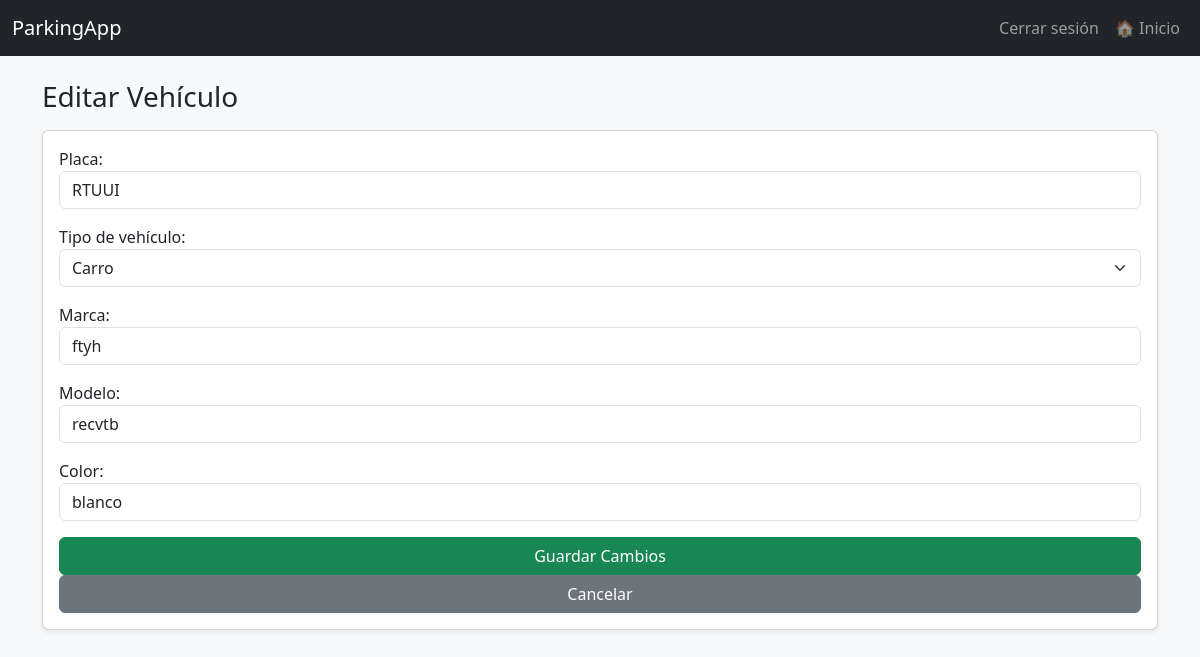
/user/vehicles/4/edit/ (signed in), run on the app's committed database.
### apparcar/models.py (models this page shows, shortened)
class Car(models.Model):
    VEHICLE_TYPE = [
        ('car', 'Car'),
        ('moto', 'Motorcycle'),
    ]
    user = models.ForeignKey(CustomUser, on_delete=models.CASCADE, related_name="cars")
    license_plate = models.CharField(max_length=10, unique=True)
    vehicle_type = models.CharField(max_length=10, choices=VEHICLE_TYPE, default='car')
    brand = models.CharField(max_length=50)
    model = models.CharField(max_length=50)
    color = models.CharField(max_length=30)

### apparcar/views.py (the view, shortened to what this page needs)
# urls.py: path("user/vehicles/<int:vehicle_id>/edit/", views.edit_vehicle, name="edit_vehicle"),
@login_required
def edit_vehicle(request, vehicle_id):
    vehicle = get_object_or_404(Car, id=vehicle_id, user=request.user)
    return render(request, "user/edit_vehicle.html", {"vehicle": vehicle})

### apparcar/templates/user/edit_vehicle.html (shortened to what this page needs)
{% extends 'base.html' %}
{% block content %}
<h3>Editar Vehículo</h3>
<form method="POST" class="card p-3 shadow-sm mt-3">
  <div class="mb-3">
    <label>Placa:</label>
    <input type="text" name="license_plate" class="form-control" value="{{ vehicle.license_plate }}" required>
  </div>
  <div class="mb-3">
    <label>Tipo de vehículo:</label>
    <select name="vehicle_type" class="form-select">
      <option value="car" {% if vehicle.vehicle_type == 'car' %}selected{% endif %}>Carro</option>
    </select>
  </div>
  <div class="mb-3">
    <label>Marca:</label>
    <input type="text" name="brand" class="form-control" value="{{ vehicle.brand }}" required>
  </div>
  <div class="mb-3">
    <label>Modelo:</label>
    <input type="text" name="model" class="form-control" value="{{ vehicle.model }}" required>
  </div>
  <div class="mb-3">
    <label>Color:</label>
    <input type="text" name="color" class="form-control" value="{{ vehicle.color }}" required>
  </div>
  <button type="submit" class="btn btn-success">Guardar Cambios</button>
  <a href="{% url 'vehicle_list' %}" class="btn btn-secondary">Cancelar</a>
</form>
{% endblock %}

### data on the page
Car: license_plate "RTUUI", vehicle_type "Carro", brand "ftyh", model "recvtb", color "blanco"
